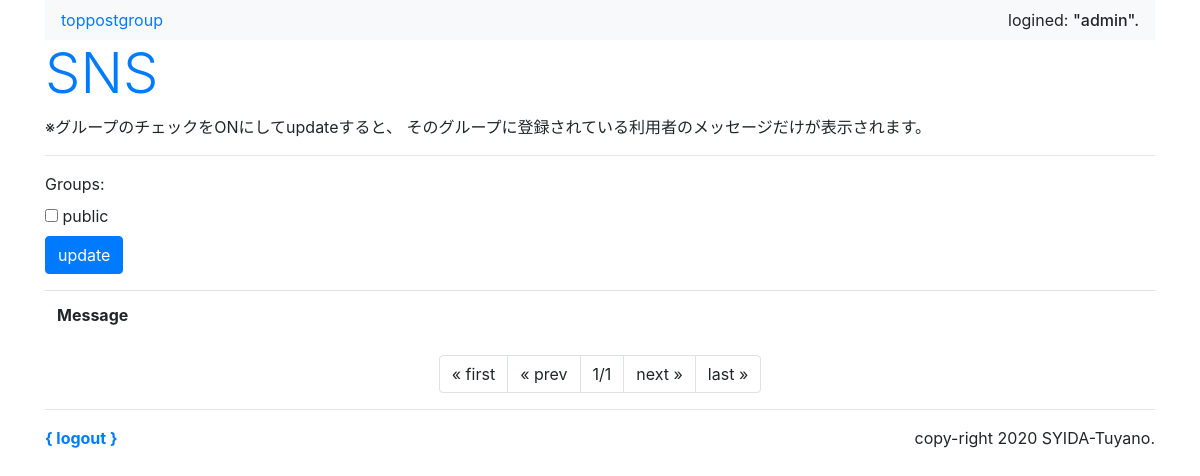
The page /sns/ (signed in) on the database as committed earlier.
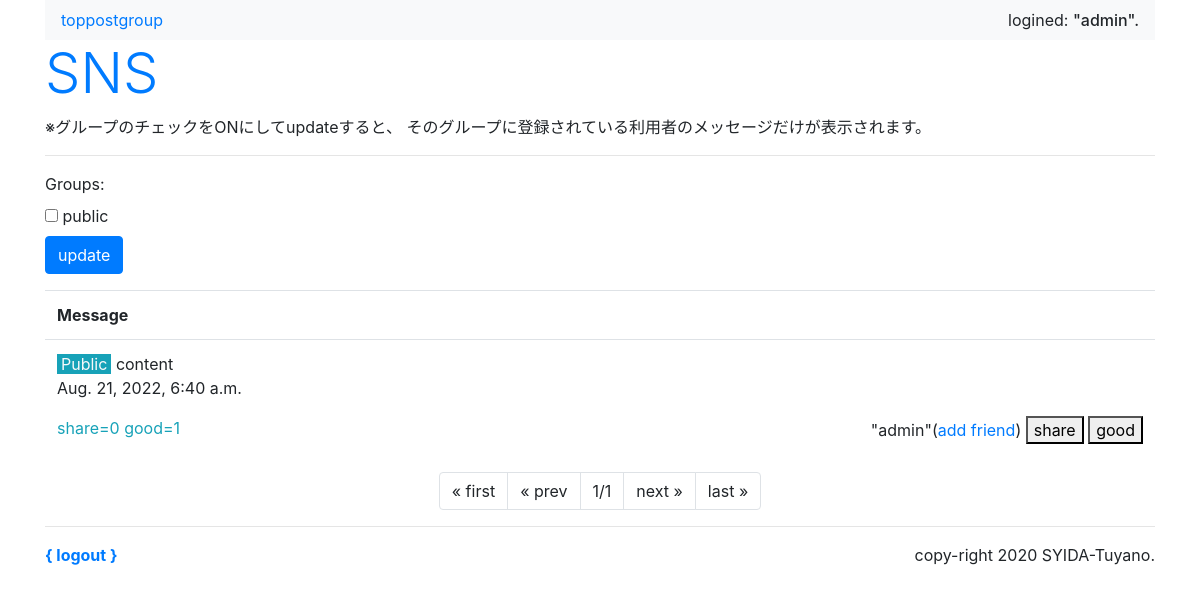
The same page on the database as committed later.
### sns/models.py (models this page shows, shortened)
class Message(models.Model):
    owner = models.ForeignKey(
        User, on_delete=models.CASCADE, related_name="message_owner"
    )
    group = models.ForeignKey("Group", on_delete=models.CASCADE)
    content = models.TextField(max_length=1000)
    share_id = models.IntegerField(default=-1)
    good_count = models.IntegerField(default=0)
    share_count = models.IntegerField(default=0)
    pub_date = models.DateTimeField(auto_now_add=True)
    class Meta:
        ordering = ("-pub_date",)

### sns/views.py (the view)
@login_required(login_url="/admin/login/")
def index(request, page=1):
    (public_user, public_group) = get_public()
    if request.method == "POST":
        checkform = GroupCheckForm(request.user, request.POST)
        glist = []
        for item in request.POST.getlist("groups"):
            glist.append(item)
        messages = get_your_group_message(request.user, glist, page)
    else:
        checkform = GroupCheckForm(request.user)
        gps = Group.objects.filter(owner=request.user)
        glist = [public_group.title]
        for item in gps:
            glist.append(item.title)
        messages = get_your_group_message(request.user, glist, page)
    params = {
        "login_user": request.user,
        "contents": messages,
        "check_form": checkform,
    }
    return render(request, "sns/index.html", params)

### sns/forms.py
class GroupCheckForm(forms.Form):
    def __init__(self, user, *args, **kwargs):
        super(GroupCheckForm, self).__init__(*args, **kwargs)
        public = User.objects.filter(username="public").first()
        self.fields["groups"] = forms.MultipleChoiceField(
            choices=[
                (item.title, item.title)
                for item in Group.objects.filter(owner__in=[user, public])
            ],
            widget=forms.CheckboxSelectMultiple(),
        )

### sns/views.py (called while the page is built)
def get_public():
    public_user = User.objects.filter(username="public").first()
    public_group = Group.objects.filter(owner=public_user).first()
    return (public_user, public_group)

### sns/templates/sns/index.html (shortened to what this page needs)
{% extends "sns/layout.html" %}
{% block header %}
  <h1 class="display-4 text-primary">SNS</h1>
  <p>
    ※グループのチェックをONにしてupdateすると、
    そのグループに登録されている利用者のメッセージだけが表示されます。
  </p>
{% endblock header %}
{% block content %}
  <hr/>
  <div>
    <form action="{% url 'index' %}" method="post" name="group_form">
      {{ check_form }}
      <div>
        <button class="btn btn-primary">update</button>
      </div>
    </form>
  </div>
  <table class="table mt-3">
    <tr>
      <th>Message</th>
    </tr>
    {% for item in contents %}
      <tr>
        <td>
          <p class="my-0">
            {% if item.group.title == 'public' %}<span class="bg-info text-light px-1">Public</span>{% endif %}
            {{ item.content }}
          </p>
          <p>{{ item.pub_date }}</p>
          <span class="float-left text-info">share={{ item.share_count }} good={{ item.good_count }}</span>
          <span class="float-right">
            "{{ item.owner }}"(<a href="{% url 'add' %}?name={{ item.owner }}">add friend</a>)
            <a href="{% url 'share' item.id %}">
              <button class="py-0">share</button>
            </a>
            <a href="{% url 'good' item.id %}">
              <button class="py-0">good</button>
            </a>
          </span>
        </td>
      </tr>
    {% endfor %}
  </table>
  <ul class="pagination  justify-content-center">
    {% if contents.has_previous %}
      <li class="page-item">
        <a class="page-link" href="javascript:sendGroupForm(1);">&laquo; first</a>
      </li>
      <li class="page-item">
        <a class="page-link"
           href="javascript:sendGroupForm({{ contents.previous_page_number }});">&laquo; prev</a>
      </li>
    {% else %}
      <li class="page-item">
        <a class="page-link">&laquo; first</a>
      </li>
      <li class="page-item">
        <a class="page-link">&laquo; prev</a>
      </li>
    {% endif %}
    <li class="page-item">
      <a class="page-link">{{ contents.number }}/{{ contents.paginator.num_pages }}</a>
    </li>
    {% if contents.has_next %}
      <li class="page-item">
        <a class="page-link"
           href="javascript:sendGroupForm({{ contents.next_page_number }});">next &raquo;</a>
      </li>
      <li class="page-item">
        <a class="page-link" href="javascript:sendGroupForm({{ contents.paginator.num_pages }});>
          last &raquo;
        </a>
      </li>
    {% else %}
      <li class="page-item">
        <a class="page-link">next &raquo;</a>
      </li>
      <li class="page-item">
        <a class="page-link">last &raquo;</a>
      </li>
    {% endif %}
  </ul>
{% endblock content %}

Rows that differ between the two databases and show on the page:
added Message: shows "Public", content "content", pub_date "Aug. 21, 2022, 6:40 a.m.", share_count "0", good_count "1", owner "admin"
